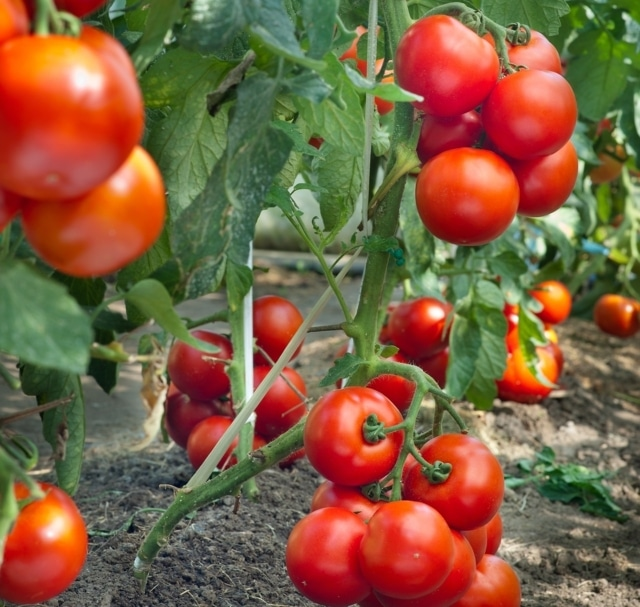
#> input picture imagenes/jitomate4.jpg, 640 x 607 px
$ python evidenciafinal.py
#> lines starting #> are read from the running program, lines starting #| are printed output that depends on the picture; after the words box and inside, x2 and y2 are one past the last pixel; in counts of white or black regions, pixels touching at a corner belong together
# -*- coding: utf-8 -*-
"""EvidenciaFinal.ipynb

Automatically generated by Colab.

Original file is located at
    https://colab.research.google.com/drive/1EhZwzSEK3s3vhxyZxhYKvfwhMkAI10pQ
"""

"""
Programa que reconoce la salud de plantas de tomate mediante la detección
de hojas verdes, amarillas y cafes y compara el porcentaje de cada una con
el total de pixeles que abarcan los rangos de colores dados
"""

import cv2
import matplotlib.pyplot as plt
import numpy as np

img = cv2.imread("./imagenes/jitomate4.jpg")
#> img is the input picture: shape (607, 640, 3); mean B, G, R 65, 95, 127.6

img_rgb = cv2.cvtColor(img, cv2.COLOR_BGR2RGB)

img_hsv = cv2.cvtColor(img, cv2.COLOR_BGR2HSV)
#> img_hsv: shape (607, 640, 3); mean H, S, V 46.9, 130.1, 140.7

img_gray = cv2.cvtColor(img, cv2.COLOR_BGR2GRAY)
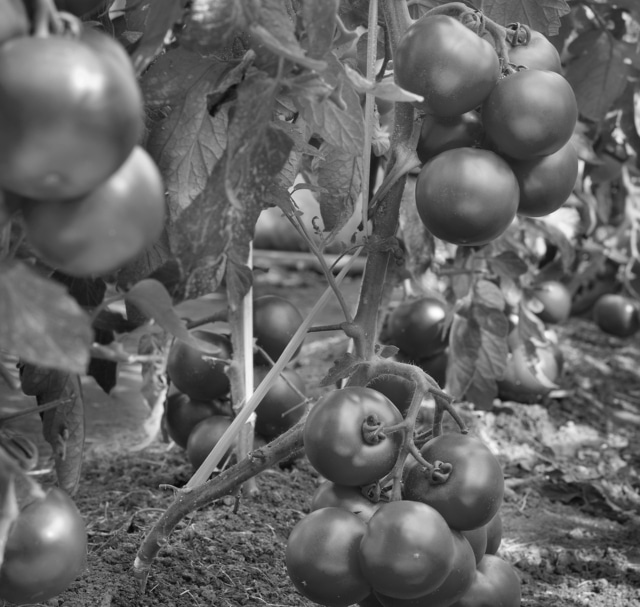
#> img_gray: shape (607, 640); min 6, max 255, mean 101.3

img_gray_rgb = cv2.cvtColor(img_gray, cv2.COLOR_GRAY2RGB)


#Verde plantas saludables
lower_green = np.array([35, 10, 20])
upper_green = np.array([115, 255, 255])

#Amarillo, plantas espezando a morir
lower_yellow = np.array([20, 40, 80])
upper_yellow = np.array([35, 255, 255])

#Cafe, hojas muertas
lower_brown = np.array([10, 50, 20])
upper_brown = np.array([25, 255, 200])

#Tomates
lower_tomato = np.array([0, 0, 105])
upper_tomato = np.array([9, 255, 255])

lower_tomato2 = np.array([170, 0, 125])
upper_tomato2 = np.array([180, 255, 255])

lower_tomato3 = np.array([9, 0, 175])
upper_tomato3 = np.array([20, 255, 255])


#aplicacion de mascaras
maskVerde = cv2.inRange(img_hsv, lower_green, upper_green)
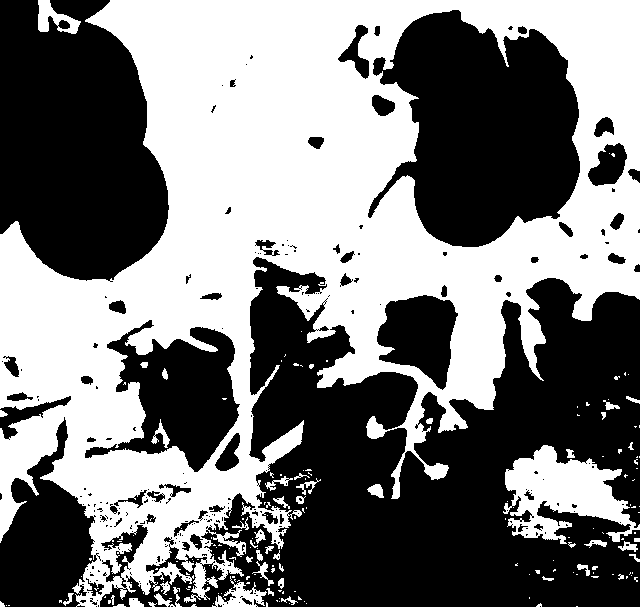
#> maskVerde: shape (607, 640); 48% white; 184 white regions (134 under 20 px), largest, box (x1, y1, x2, y2) and area: (0, 0, 640, 607) 174931, (503, 445, 640, 544) 6934, (38, 0, 81, 34) 697
maskAmarilla = cv2.inRange(img_hsv, lower_yellow, upper_yellow)
#> maskAmarilla: shape (607, 640); 6.7% white; 499 white regions (368 under 20 px), largest, box (x1, y1, x2, y2) and area: (106, 319, 210, 454) 2342, (438, 399, 553, 470) 2026, (556, 411, 640, 505) 1831
maskCafe = cv2.inRange(img_hsv, lower_brown,  upper_brown)
#> maskCafe: shape (607, 640); 7.7% white; 294 white regions (221 under 20 px), largest, box (x1, y1, x2, y2) and area: (484, 279, 640, 450) 8161, (516, 542, 640, 607) 2962, (251, 317, 348, 466) 1842

maskTomate1 = cv2.inRange(img_hsv, lower_tomato, upper_tomato)
#> maskTomate1: shape (607, 640); 21.2% white; 140 white regions (101 under 20 px), largest, box (x1, y1, x2, y2) and area: (0, 0, 158, 276) 23993, (284, 433, 522, 607) 18528, (396, 16, 577, 245) 17450
maskTomate2 = cv2.inRange(img_hsv, lower_tomato2, upper_tomato2)
#> maskTomate2: shape (607, 640); 6% white; 101 white regions (62 under 20 px), largest, box (x1, y1, x2, y2) and area: (400, 30, 562, 210) 9197, (288, 537, 467, 607) 4417, (310, 433, 402, 506) 2371
maskTomate3 = cv2.inRange(img_hsv, lower_tomato3, upper_tomato3)
#> maskTomate3: shape (607, 640); 6.5% white; 273 white regions (195 under 20 px), largest, box (x1, y1, x2, y2) and area: (3, 29, 112, 90) 4419, (77, 145, 164, 246) 4140, (0, 484, 87, 564) 2371


#Separado de cada color
colorVerde = cv2.bitwise_and(img_rgb, img_rgb, mask=maskVerde)
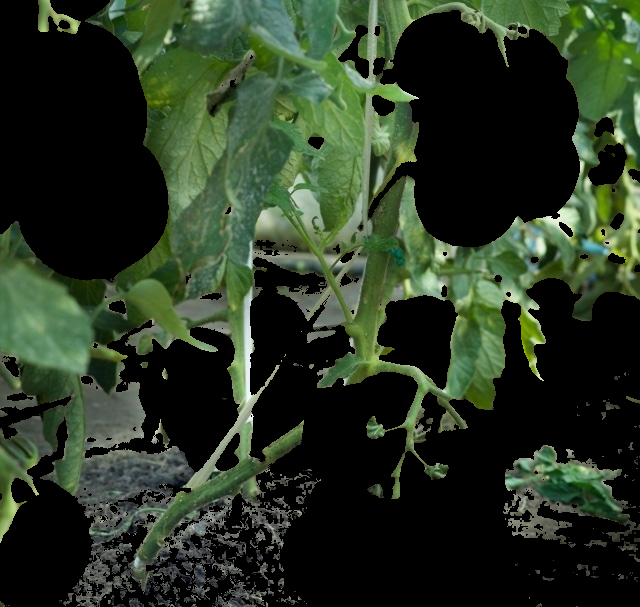
#> colorVerde: shape (607, 640, 3); mean R, G, B 40.5, 53.4, 34.7
colorAmarilla = cv2.bitwise_and(img_rgb, img_rgb, mask=maskAmarilla)
colorCafe = cv2.bitwise_and(img_rgb, img_rgb, mask=maskCafe)

#Separando tomates
colorTomate = cv2.bitwise_and(img_rgb, img_rgb, mask=maskTomate1)
colorTomate2 = cv2.bitwise_and(img_rgb, img_rgb, mask=maskTomate2)
colorTomate3 = cv2.bitwise_and(img_rgb, img_rgb, mask=maskTomate3)
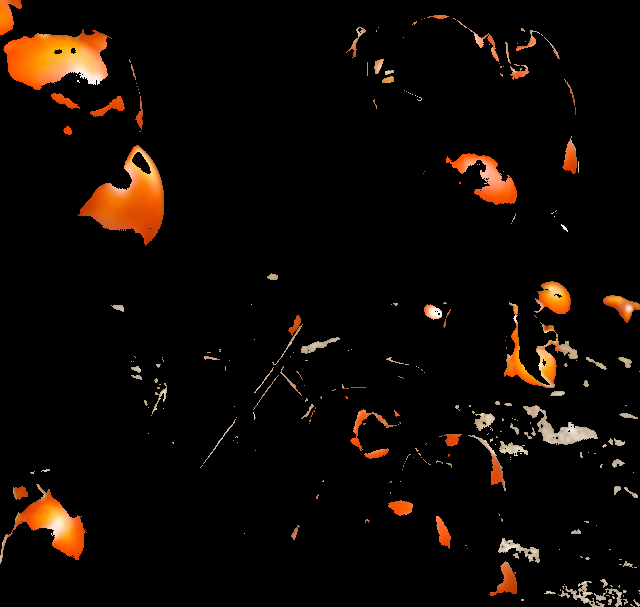
#> colorTomate3: shape (607, 640, 3); mean R, G, B 14.9, 8.6, 4.2


#Suma de los pixeles en cada una de los rangos de las mascaras
areaVerde = np.sum(maskVerde > 0)
#> areaVerde = 186459
areaAmarilla = np.sum(maskAmarilla > 0)
#> areaAmarilla = 26009
areaCafe = np.sum(maskCafe > 0)
#> areaCafe = 30003
areaTomate1 = np.sum(maskTomate1 > 0)
#> areaTomate1 = 82170
areaTomate2 = np.sum(maskTomate2 > 0)
#> areaTomate2 = 23412
areaTomate3 = np.sum(maskTomate3 > 0)
#> areaTomate3 = 25333
areaTomateTotal = areaTomate1 + areaTomate2 + areaTomate3
#> areaTomateTotal = 130915
areaTotal = areaVerde + areaAmarilla + areaCafe
#> areaTotal = 242471


#Calculo del porcentaje
porcentajeVerde = areaVerde / areaTotal * 100
#> porcentajeVerde = 76.9
porcentajeAmarillo = areaAmarilla / areaTotal * 100
#> porcentajeAmarillo = 10.73
porcentajeCafe = areaCafe / areaTotal * 100
#> porcentajeCafe = 12.37


#Evaluacion de la planta
estados = ["Saludable","Posible Estres",
                   "Seca","Severamente deshidratada"]

if porcentajeVerde > 70:
    estado = estados[0]
elif porcentajeVerde > 40:
    estado = estados[1]
elif porcentajeVerde > 15:
    estado = estados[2]
else:
    estado = estados[3]


#Impresion de resultados para la planta
print(f"Total de pixeles de plantas: --{areaTotal}-- Pixeles\n\n")
#| Total de pixeles de plantas: --242471-- Pixeles
print(f"{porcentajeVerde:.2f}% de la planta es verde")
#| 76.90% de la planta es verde
print(f"{porcentajeAmarillo:.2f}% de la planta es amarilla")
#| 10.73% de la planta es amarilla
print(f"{porcentajeCafe:.2f}% de plantas esta seca\n")
#| 12.37% de plantas esta seca

print(f"El estado de la planta es: {estado}\n\n")

#Impresion de resultados para el tomate
areaTotal += areaTomateTotal
#> areaTotal = 373386
porcentajeTomate = areaTomateTotal / areaTotal * 100
#> porcentajeTomate = 35.06

print(f"{porcentajeTomate:.2f}% de la planta es fruto cosechable")
#| 35.06% de la planta es fruto cosechable


#Imagen con el Area analizada
result = cv2.addWeighted(img_gray_rgb, 1 , colorVerde, 1, 0)
result = cv2.addWeighted(result,1 , colorAmarilla, 1, 0)
result = cv2.addWeighted(result,1 , colorCafe, 1, 0)
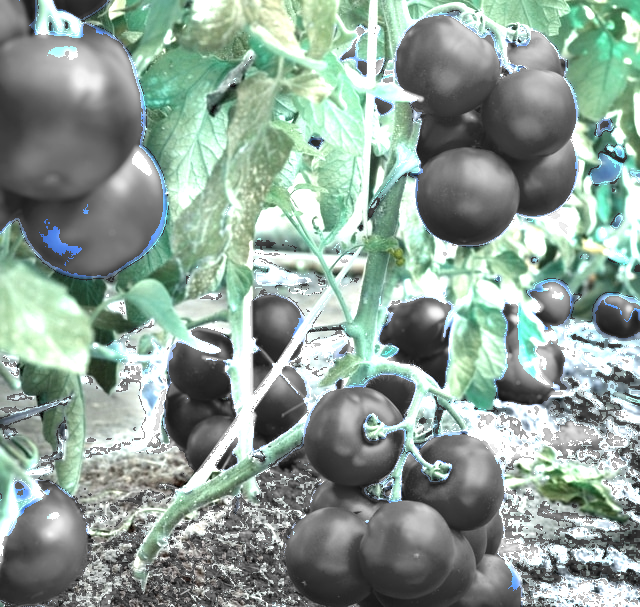
#> result: shape (607, 640, 3); mean B, G, R 151.2, 160.5, 142.7

resultTomate = cv2.addWeighted(img_gray_rgb, 1 , colorTomate, 1, 0)
resultTomate = cv2.addWeighted(resultTomate, 1 , colorTomate2, 1, 0)
resultTomate = cv2.addWeighted(resultTomate, 1 , colorTomate3, 1, 0)
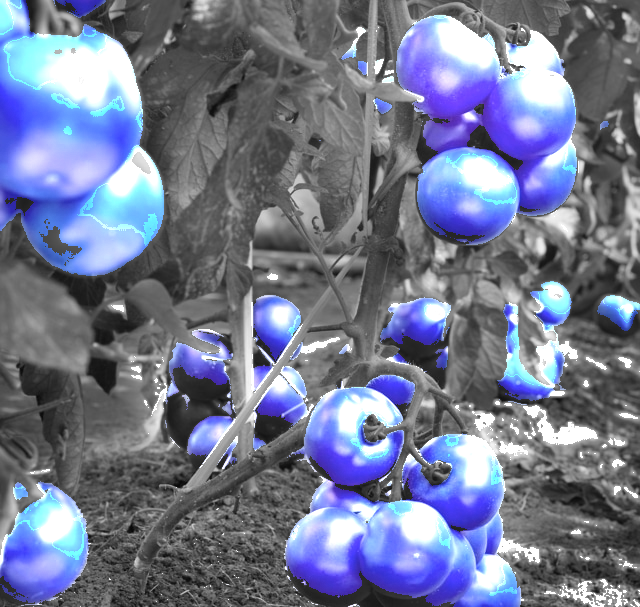
#> resultTomate: shape (607, 640, 3); mean B, G, R 144.7, 120.4, 114.2

resultTotal = cv2.addWeighted(result, 0.6 , resultTomate, 0.3, 0)
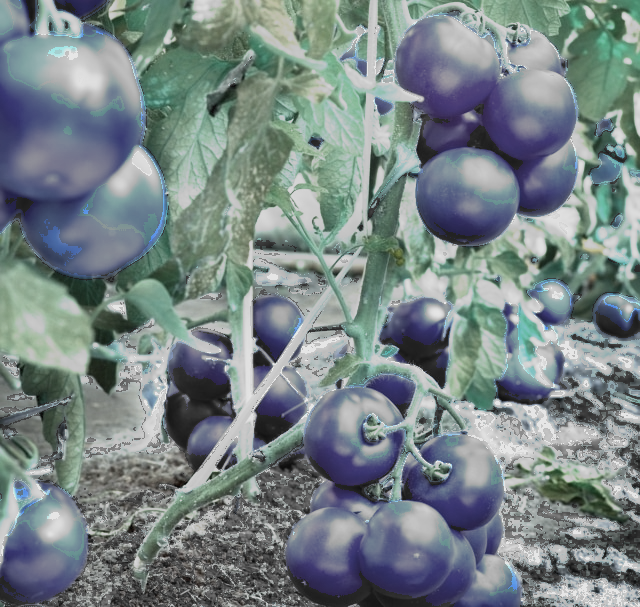
#> resultTotal: shape (607, 640, 3); mean B, G, R 134.1, 132.4, 119.9

#Ploteo
plt.figure()

plt.subplot(2, 2, 1)
plt.imshow(img_rgb)
plt.axis("off")
plt.title("Planta de Jitomate")

plt.subplot(2, 2, 2)
plt.imshow(result)
plt.axis("off")
plt.title("Area evaluada")


plt.subplot(2,2,3)
plt.imshow(resultTomate)
plt.axis("off")
plt.title("Area Fruto Cosechable")

plt.subplot(2,2,4)
plt.imshow(resultTotal)
plt.axis("off")
plt.title("Area Total")
